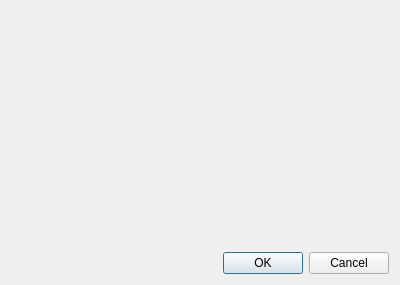
<?xml version="1.0" encoding="UTF-8"?>
<ui version="4.0">
 <class>Dialog</class>
 <widget class="QDialog" name="Dialog">
  <property name="geometry">
   <rect>
    <x>0</x>
    <y>0</y>
    <width>400</width>
    <height>285</height>
   </rect>
  </property>
  <property name="windowTitle">
   <string>Dialog</string>
  </property>
  <layout class="QVBoxLayout" name="verticalLayout_2">
   <item>
    <widget class="QWidget" name="widget" native="true">
     <layout class="QVBoxLayout" name="verticalLayout_3">
      <item>
       <layout class="QVBoxLayout" name="VLayout"/>
      </item>
     </layout>
    </widget>
   </item>
   <item>
    <widget class="QDialogButtonBox" name="buttonBox">
     <property name="orientation">
      <enum>Qt::Horizontal</enum>
     </property>
     <property name="standardButtons">
      <set>QDialogButtonBox::Cancel|QDialogButtonBox::Ok</set>
     </property>
    </widget>
   </item>
  </layout>
 </widget>
 <resources/>
 <connections>
  <connection>
   <sender>buttonBox</sender>
   <signal>accepted()</signal>
   <receiver>Dialog</receiver>
   <slot>accept()</slot>
   <hints>
    <hint type="sourcelabel">
     <x>248</x>
     <y>254</y>
    </hint>
    <hint type="destinationlabel">
     <x>157</x>
     <y>274</y>
    </hint>
   </hints>
  </connection>
  <connection>
   <sender>buttonBox</sender>
   <signal>rejected()</signal>
   <receiver>Dialog</receiver>
   <slot>reject()</slot>
   <hints>
    <hint type="sourcelabel">
     <x>316</x>
     <y>260</y>
    </hint>
    <hint type="destinationlabel">
     <x>286</x>
     <y>274</y>
    </hint>
   </hints>
  </connection>
 </connections>
</ui>
